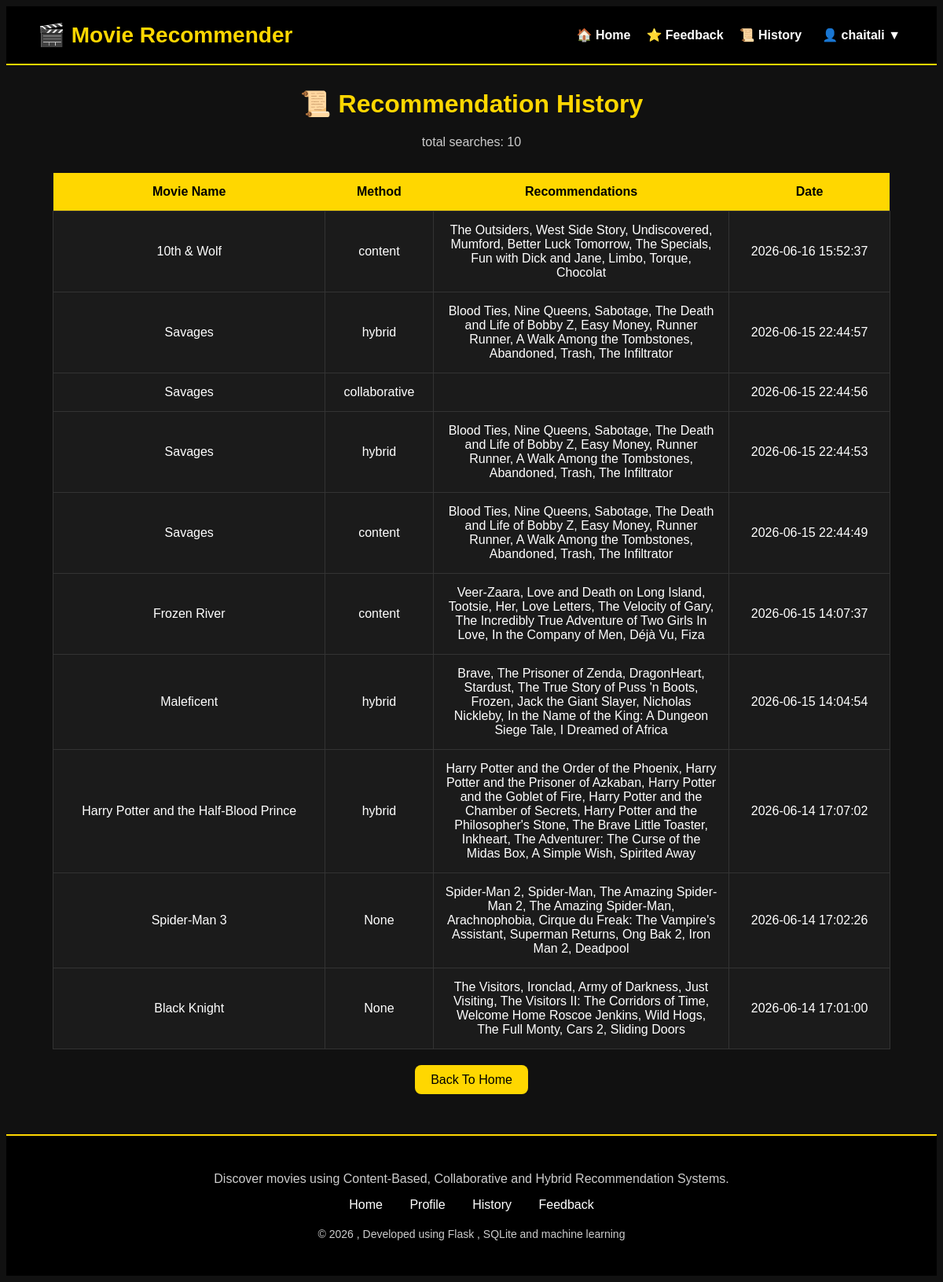
Screenshot of /history (signed in) with the database file from the repository.
### tables this page shows
CREATE TABLE history (
    id INTEGER PRIMARY KEY AUTOINCREMENT,
    user_id INTEGER,
    movie_name TEXT,
    recommended_movies TEXT,
    search_date TIMESTAMP DEFAULT CURRENT_TIMESTAMP
, method TEXT);

### app.py (the view)
@app.route('/history')
def history():
    if 'user_id' not in session:
        return redirect('/login')
    import sqlite3
    conn = sqlite3.connect(
        'database/movie_recommendation.db'
    )
    cursor = conn.cursor()
    cursor.execute("""
        SELECT movie_name,
                method,
                recommended_movies,
                search_date
            FROM history
            WHERE user_id = ?
            ORDER BY id DESC
        """,
        (session['user_id'],)
    )
    history_data = cursor.fetchall()
    conn.close()
    return render_template(
        'history.html',
        history_data=history_data
    )

### templates/history.html (shortened to what this page needs)
<!DOCTYPE html>
<html>
<head>
</head>
<body>
    {% include 'navbar.html' %}
    <h1>📜 Recommendation History</h1>
    <p style="text-align: center;color: #ccc;">
        total searches: {{ history_data|length }}
    </p>
    <table>
        <tr>
            <th>Movie Name</th>
            <th>Method</th>
            <th>Recommendations</th>
            <th>Date</th>
        </tr>
        {% for row in history_data %}
        <tr>
            <td>{{ row[0] }}</td>
            <td>{{ row[1] }}</td>
            <td style="max-width: 300px;">
                {{ row[2] }}
            </td>
            <td>{{ row[3] }}</td>
        </tr>
        {% endfor %}
    </table>
    <div class="back">
        <a href="/">
            Back To Home
        </a>
    </div>
    {% include 'footer.html' %}
</body>
</html>

### templates/navbar.html (shortened to what this page needs)
<div class="navbar">
    <div class="logo">
    🎬 Movie Recommender
    </div>
    <div class="nav-links">
        <a href="/">🏠 Home</a>
        <a href="/feedback">⭐ Feedback</a>
        <a href="/history">📜 History</a>
        {% if 'user_id' in session %}
            <div class="dropdown">
                <button class="dropbtn">
                    👤 {{ session['username'] }} ▼
                </button>
            </div>
        {% endif %}
    </div>
</div>

### templates/footer.html (shortened to what this page needs)
<footer>
    <div class="footer-content">
    <p>
        Discover movies using Content-Based,
        Collaborative and Hybrid Recommendation Systems.
    </p>
    <div class="footer-links">
        <a href="/">Home</a>
        <a href="/profile">Profile</a>
        <a href="/history">History</a>
        <a href="/feedback">Feedback</a>
    </div>
    <p class="copyright">
        © 2026 , Developed using Flask , SQLite and machine learning
    </p>
</div>
</footer>

### templates/history.html (style rules this page uses)
body { background:#111; color:white; font-family:Arial; }
h1 { text-align:center; color:gold; margin-top:30px; }
table { width:90%; margin:30px auto; border-collapse:collapse; background:#1b1b1b; }
th { background:gold; color:black; padding:15px; }
td { padding:15px; text-align:center; border:1px solid #333; }
.back { text-align:center; margin-top:30px; }
.back a { background:gold; color:black; text-decoration:none; padding:10px 20px; border-radius:8px; }

### templates/navbar.html (style rules this page uses)
.navbar { background:#000; border-bottom:2px solid gold; padding:20px 40px; display:flex; justify-content:space-between; align-items:center; }
.logo { color:gold; font-size:28px; font-weight:bold; }
.nav-links { display:flex; align-items:center; }
.nav-links a { color:white; text-decoration:none; margin-left:20px; font-weight:bold; }
.dropdown { position:relative; display:inline-block; margin-left:20px; }
.dropbtn { background:none; border:none; color:white; font-size:16px; font-weight:bold; cursor:pointer; }

### templates/footer.html (style rules this page uses)
footer { background:#000; border-top:2px solid gold; padding:30px; text-align:center; margin-top:60px; }
.footer-content p { color:#ccc; margin-bottom:15px; }
.footer-links a { color:white; text-decoration:none; margin:0 15px; }
.copyright { margin-top:20px; font-size:14px; }

### rows the page displays
history: movie_name "10th & Wolf", method "content", recommended_movies "The Outsiders, West Side Story, Undiscovered, Mumford, Better Luck Tomorrow, The Specials, Fun with Dick and Jane, Limbo, Torque, Chocolat", search_date "2026-06-16 15:52:37"
history: movie_name "Savages", method "hybrid", recommended_movies "Blood Ties, Nine Queens, Sabotage, The Death and Life of Bobby Z, Easy Money, Runner Runner, A Walk Among the Tombstones, Abandoned, Trash, The Infiltrator", search_date "2026-06-15 22:44:57"
history: movie_name "Savages", method "collaborative", search_date "2026-06-15 22:44:56"
history: movie_name "Savages", method "hybrid", recommended_movies "Blood Ties, Nine Queens, Sabotage, The Death and Life of Bobby Z, Easy Money, Runner Runner, A Walk Among the Tombstones, Abandoned, Trash, The Infiltrator", search_date "2026-06-15 22:44:53"
history: movie_name "Savages", method "content", recommended_movies "Blood Ties, Nine Queens, Sabotage, The Death and Life of Bobby Z, Easy Money, Runner Runner, A Walk Among the Tombstones, Abandoned, Trash, The Infiltrator", search_date "2026-06-15 22:44:49"
history: movie_name "Frozen River", method "content", recommended_movies "Veer-Zaara, Love and Death on Long Island, Tootsie, Her, Love Letters, The Velocity of Gary, The Incredibly True Adventure of Two Girls In Love, In the Company of Men, Déjà Vu, Fiza", search_date "2026-06-15 14:07:37"
history: movie_name "Maleficent", method "hybrid", recommended_movies "Brave, The Prisoner of Zenda, DragonHeart, Stardust, The True Story of Puss 'n Boots, Frozen, Jack the Giant Slayer, Nicholas Nickleby, In the Name of the King: A Dungeon Siege Tale, I Dreamed of Africa", search_date "2026-06-15 14:04:54"
history: movie_name "Harry Potter and the Half-Blood Prince", method "hybrid", recommended_movies "Harry Potter and the Order of the Phoenix, Harry Potter and the Prisoner of Azkaban, Harry Potter and the Goblet of Fire, Harry Potter and the Chamber of Secrets, Harry Potter and the Philosopher's Stone, The Brave Little Toaster, Inkheart, The Adventurer: The Curse of the Midas Box, A Simple Wish, Spirited Away", search_date "2026-06-14 17:07:02"
history: movie_name "Spider-Man 3", row "None", recommended_movies "Spider-Man 2, Spider-Man, The Amazing Spider-Man 2, The Amazing Spider-Man, Arachnophobia, Cirque du Freak: The Vampire's Assistant, Superman Returns, Ong Bak 2, Iron Man 2, Deadpool", search_date "2026-06-14 17:02:26"
history: movie_name "Black Knight", row "None", recommended_movies "The Visitors, Ironclad, Army of Darkness, Just Visiting, The Visitors II: The Corridors of Time, Welcome Home Roscoe Jenkins, Wild Hogs, The Full Monty, Cars 2, Sliding Doors", search_date "2026-06-14 17:01:00"

### other values shown
{{ session['username'] }} "chaitali"
{{ history_data|length }} "10"
